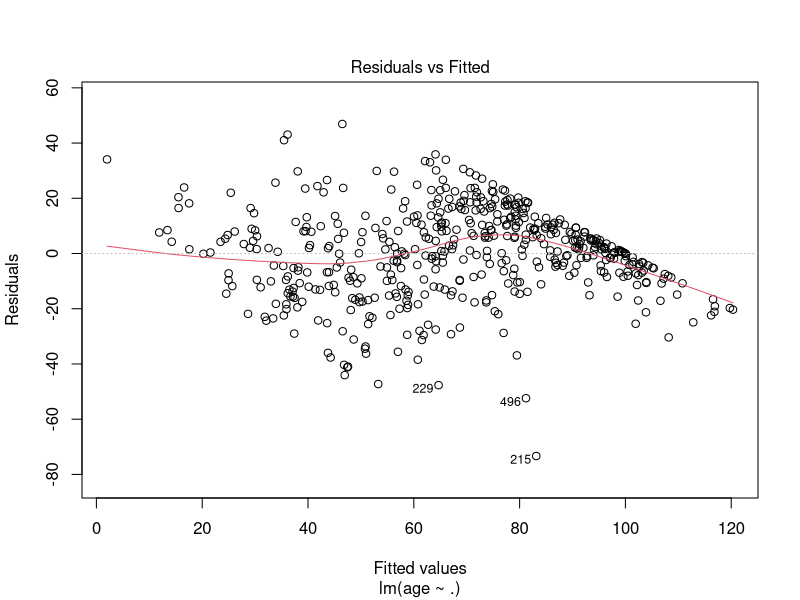
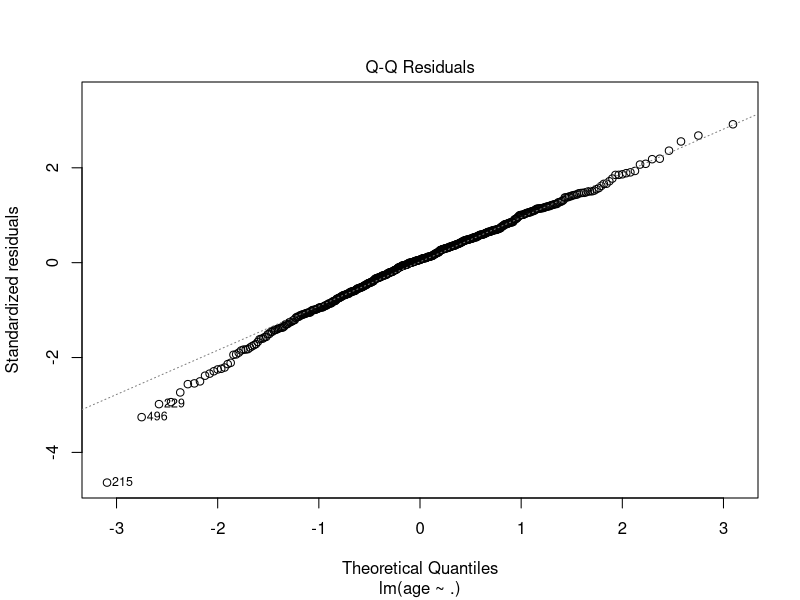
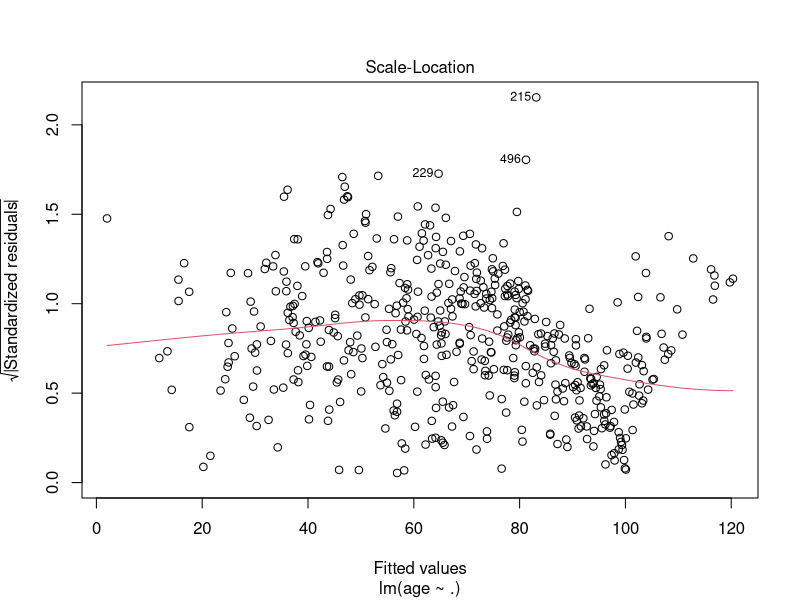
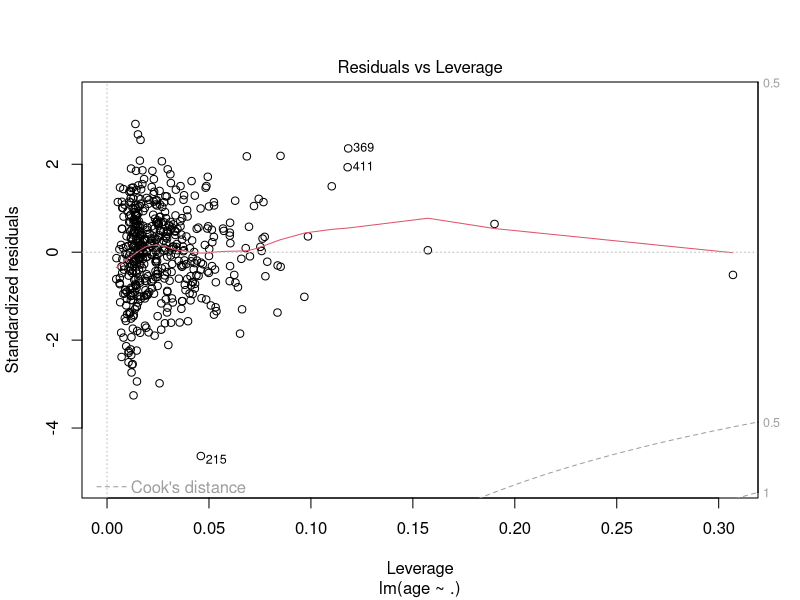

Source code (R) for these figures, in order: (Note: this script raises an error after producing the figures.)
library(MASS)
dataset = Boston


# create a model
linear_model <- lm(data = dataset, age ~ .)

par(mfrow = c(1,1))
plot(linear_model)

# can improve the model assumptions with a boxcox transformation of the response variable
par(mfrow = c(1,1))
boxcox(linear_model)

new_linear_model <- lm(data = dataset, age^(1.5) ~ .)
boxcox(new_linear_model)
plot(new_linear_model)



